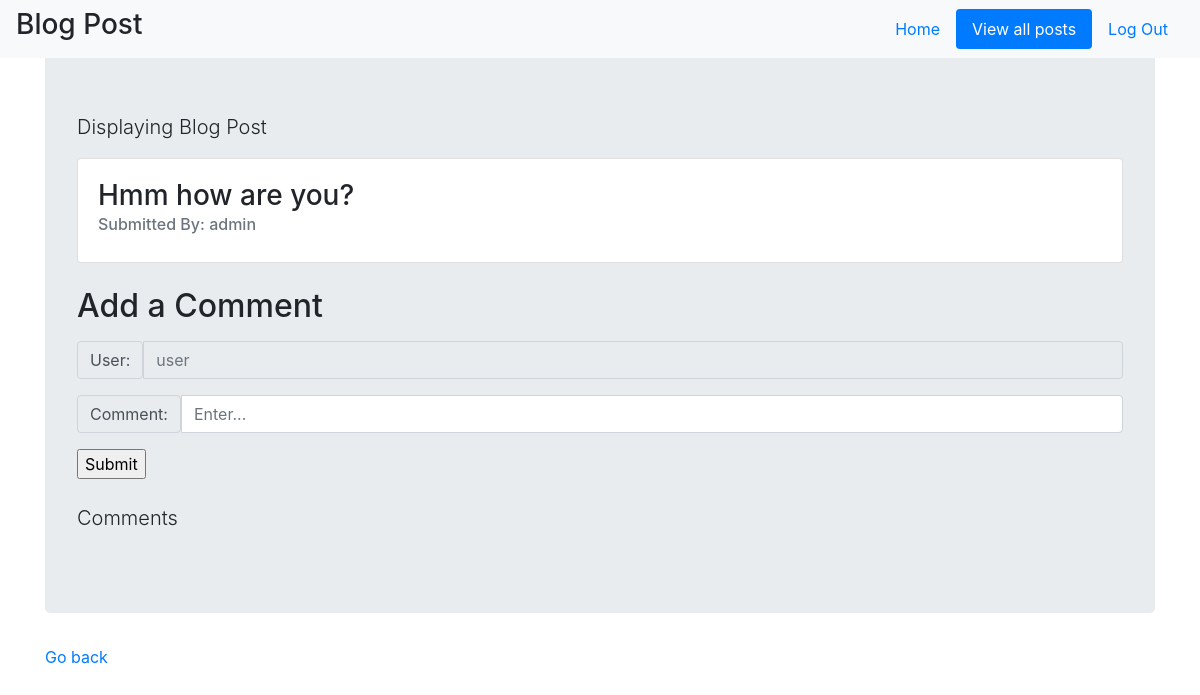
Page /view/6/ (signed in) on the earlier database version.
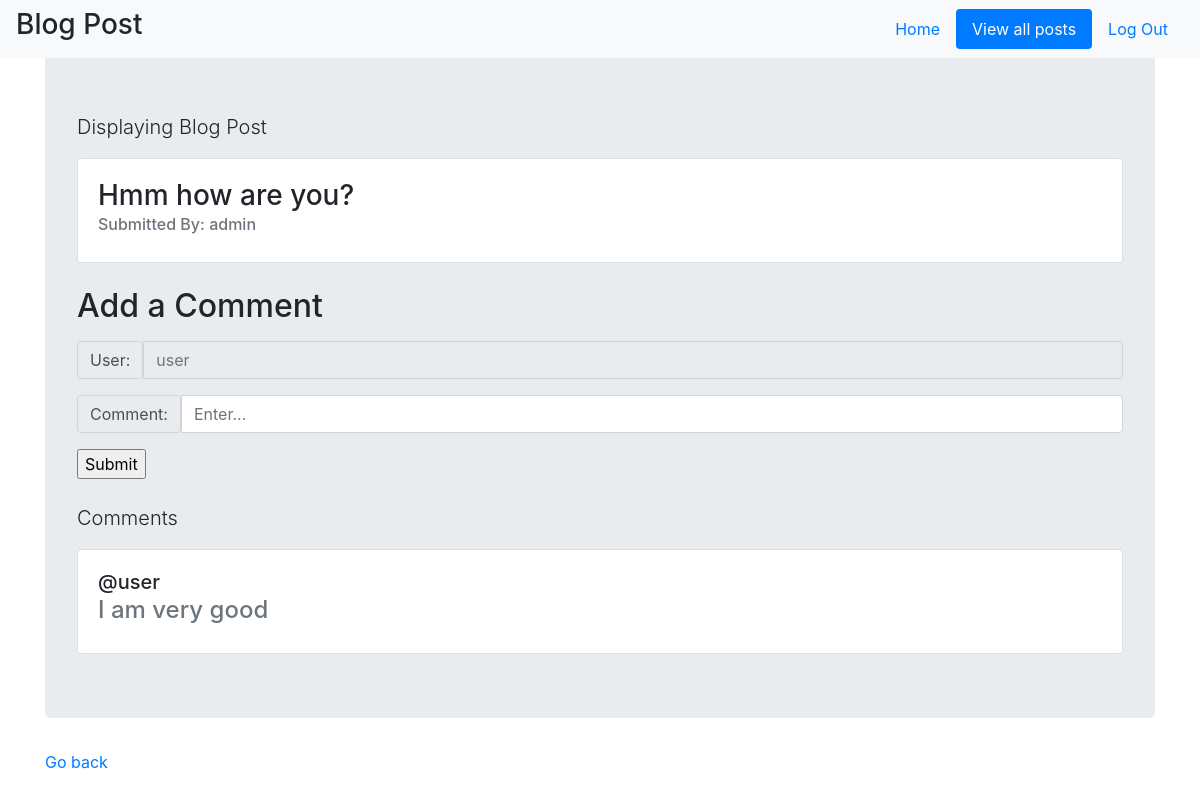
Same page on the later database version.
### tables this page shows
CREATE TABLE "Blogs" (
	"id"	INTEGER PRIMARY KEY AUTOINCREMENT,
	"blogger_id"	INTEGER NOT NULL,
	"post"	TEXT NOT NULL
);

CREATE TABLE "Users" (
	"id"	INTEGER PRIMARY KEY AUTOINCREMENT,
	"username"	TEXT NOT NULL UNIQUE,
	"password"	TEXT NOT NULL
);

CREATE TABLE "Comments" (
	"id"	INTEGER PRIMARY KEY AUTOINCREMENT,
	"user_id"	INTEGER NOT NULL,
	"comment"	TEXT NOT NULL,
	"blog_id"	INTEGER NOT NULL
);

### blog.py (the view)
@app.route('/view/<int:id>/')
def view(id):
    if session['logged_in']==False:
        return redirect(url_for('sign_in'))
    else:
        db = get_db()
        post_row = db.execute('SELECT * FROM Blogs WHERE id=?',(id,)).fetchall()
        comments = db.execute('SELECT * FROM Comments WHERE blog_id=?',(id,)).fetchall()
        users_data = db.execute('SELECT * FROM Users')
        users = {}
        for user_data in users_data:
            user = []
            users[user_data['id']] = user_data['username']
        post = {'blog_id':post_row[0][0],'question':post_row[0][2], 'blogger':users[post_row[0][1]]}
        print(post)
        return render_template('view.html', comments=comments, post=post, users=users, session=session)

### blog.py (called while the page is built)
def get_db():
    db = sqlite3.connect('blog.sqlite3')
    db.row_factory = sqlite3.Row
    return db

### templates/view.html
{% extends "layout.html" %}
{% block body %}
<nav class="navbar fixed-top navbar-light bg-light"
    <a class="navbar-brand" href="#"><h3>Blog Post</h3></a>
    <ul class="nav nav-pills">
      <li class="nav-item">
        <a class="nav-link" href="/home">Home</a>
      </li>
      <li class="nav-item">
        <a class="nav-link active" href="/posts">View all posts</a>
      </li>
      <li class="nav-item">
        <a class="nav-link" href="/log_out">Log Out</a>
      </li>
    </ul>
</nav>
<div class="jumbotron">
    <p class="lead">Displaying Blog Post</p>
    <div class="card">
      <div class="card-body">
        <h3 class="title">{{ post['question'] }}</h3>
        <h6 class="card-subtitle mb-2 text-muted">Submitted By: {{ post['blogger'] }}</h6>
      </div>
    </div>
    <br>
    <h2>Add a Comment</h2>
    <form action="{{ url_for('add_comment', blog_id=post['blog_id']) }}" method="POST">
        <div class="input-group my-3">
            <span class="input-group-text">User:</span>
            <input type="text" class="form-control" placeholder={{ users[session['user_id']] }} readonly>
        </div>
        <div class="input-group my-3">
            <span class="input-group-text">Comment:</span>
            <input type="text" class="form-control" name="comment" placeholder="Enter...">
        </div>
        <input type="submit">
    </form>
    <br>
    <p class="lead">Comments</p>
    {% for comment in comments %}
        <div class="card">
          <div class="card-body">
            <h5 class="title">@{{ users[comment['user_id']] }}</h5>
            <h4 class="card-subtitle mb-2 text-muted">{{ comment['comment'] }}</h4>
          </div>
        </div>
    {% endfor %}
</div>
<p><a href="{{ url_for('posts') }}">Go back</a></p>
{% endblock %}

### templates/layout.html (shortened to what this page needs)
<!doctype html>
<html>
<head>
    <link rel="stylesheet" type"text/css" href="/static/css/bootstrap.css">
</head>
<body class="pt-5">
    <div class="container">
        {% block body %}{% endblock %}
    </div>
</body>
</html>

Differences in the rows shown:
added Comments: {{ users[comment['user_id']] }} "user", comment "I am very good"
